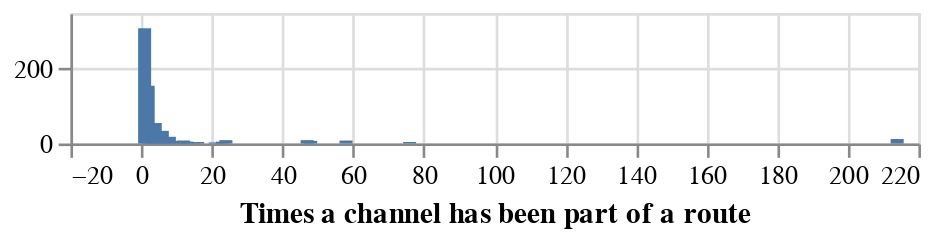

Notebook code for this chart:
### Code cell
channels_atts

### Figure 1 — Vega-Lite specification as saved in the notebook (floating-point values rounded to 4 significant figures; data arrays with more than 128 entries replaced by an {"elided": "..."} marker saying what was removed)
{"config": {"view": {"continuousWidth": 400, "continuousHeight": 300}}, "data": {"name": "data-225aaa46f5accde494a382a8c2d43c91"}, "mark": "bar", "encoding": {"x": {"field": "sum_size", "title": "Times a channel has been part of a route", "type": "quantitative"}, "y": {"aggregate": "count", "title": null, "type": "quantitative"}}, "height": 50, "selection": {"selector001": {"type": "interval", "encodings": ["x"]}}, "transform": [{"joinaggregate": [{"op": "sum", "field": "size", "as": "sum_size"}], "groupby": ["peers"]}], "width": 325, "$schema": "https://vega.github.io/schema/vega-lite/v4.17.0.json", "datasets": {"data-225aaa46f5accde494a382a8c2d43c91": {"elided": "749 records"}}}
